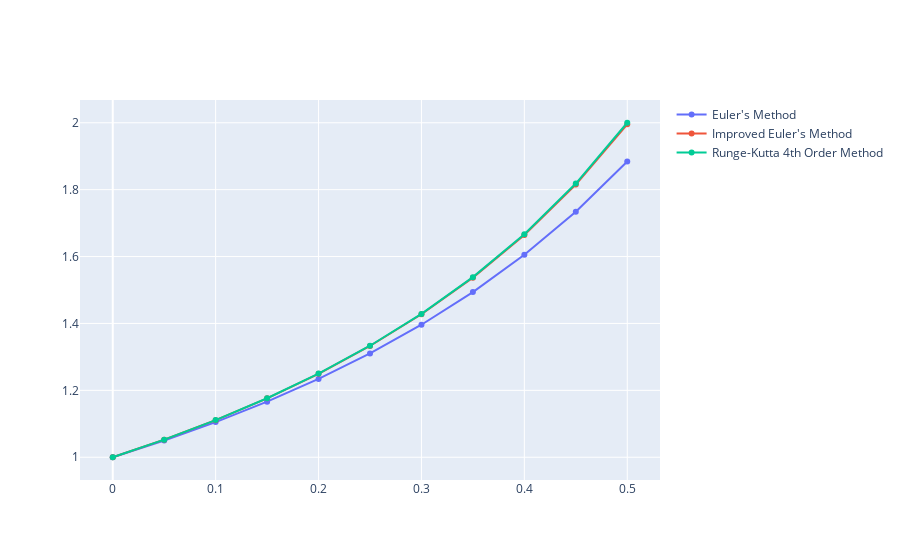

Notebook code for this chart:
### Code cell
traces = []
traces.append(utils.Get_Trace(valuesEuler, "Euler's Method")[0])
traces.append(utils.Get_Trace(valuesImproved, "Improved Euler's Method")[0])
traces.append(utils.Get_Trace(valuesRK4, "Runge-Kutta 4th Order Method")[0])
utils.Get_Comparison_Traces(traces).show()

### Figure 1 — Plotly figure (JSON) as saved in the notebook; plotly's stock layout.template omitted (floating-point values rounded to 4 significant figures)
{"data": [{"mode": "lines+markers", "name": "Euler's Method", "type": "scatter", "x": [0, 0.05, 0.1, 0.15, 0.2, 0.25, 0.3, 0.35, 0.4, 0.45, 0.5], "y": [1, 1.05, 1.105, 1.166, 1.234, 1.31, 1.396, 1.494, 1.605, 1.734, 1.884]}, {"mode": "lines+markers", "name": "Improved Euler's Method", "type": "scatter", "x": [0, 0.05, 0.1, 0.15, 0.2, 0.25, 0.3, 0.35, 0.4, 0.45, 0.5], "y": [1, 1.053, 1.111, 1.176, 1.25, 1.333, 1.428, 1.537, 1.665, 1.815, 1.995]}, {"mode": "lines+markers", "name": "Runge-Kutta 4th Order Method", "type": "scatter", "x": [0, 0.05, 0.1, 0.15, 0.2, 0.25, 0.3, 0.35, 0.4, 0.45, 0.5], "y": [1, 1.053, 1.111, 1.176, 1.25, 1.333, 1.429, 1.538, 1.667, 1.818, 2.0]}], "layout": {}}
